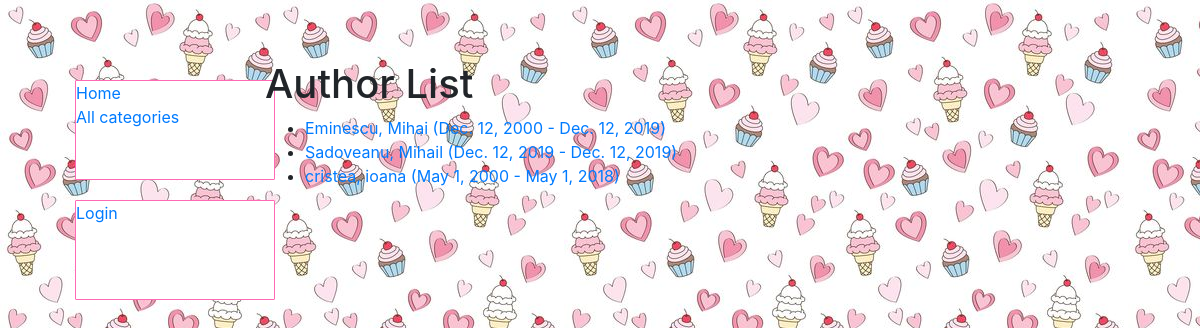
Screenshot of /catalog/authors/ with the database file from the repository.
### catalog/models.py (models this page shows)
class Author(models.Model):
    first_name = models.CharField(max_length=100)
    last_name = models.CharField(max_length=100)
    date_of_birth = models.DateField(null=True, blank=True)
    date_of_death = models.DateField('died', null=True, blank=True)
    class Meta:
        ordering = ['last_name', 'first_name']
    def get_absolute_url(self):
        return reverse('author-detail', args=[str(self.id)])
    def __str__(self):
        return '{0}, {1}'.format(self.last_name, self.first_name)

### catalog/views.py (the view)
# urls.py: path('authors/', views.AuthorListView.as_view(), name='authors'),
class AuthorListView(generic.ListView):
    model = Author
    paginate_by = 10

### catalog/templates/catalog/author_list.html
{% extends "base_generic.html" %}
{% block content %}
<h1>Author List</h1>
{% if author_list %}
  <ul>
  {% for author in author_list %}
    <li>
      <a href="{{ author.get_absolute_url }}">
      {{ author }} ({{author.date_of_birth}} - {% if author.date_of_death %}{{author.date_of_death}}{% endif %})
      </a>
    </li>
  {% endfor %}
 </ul>
{% else %}
  <p>There are no authors available.</p>
{% endif %}
{% endblock %}

### catalog/static/css/styles.css (style rules this page uses)
body { background-color: aqua; background-image: url("../images/candies.jpg"); margin-top: 5%; margin-left: 5%; }

### rows the page displays
Author: last_name+first_name "Eminescu, Mihai", date_of_birth "Dec. 12, 2000", date_of_death "Dec. 12, 2019"
Author: last_name+first_name "Sadoveanu, Mihail", date_of_birth "Dec. 12, 2019", date_of_death "Dec. 12, 2019"
Author: last_name+first_name "cristea, ioana", date_of_birth "May 1, 2000", date_of_death "May 1, 2018"
